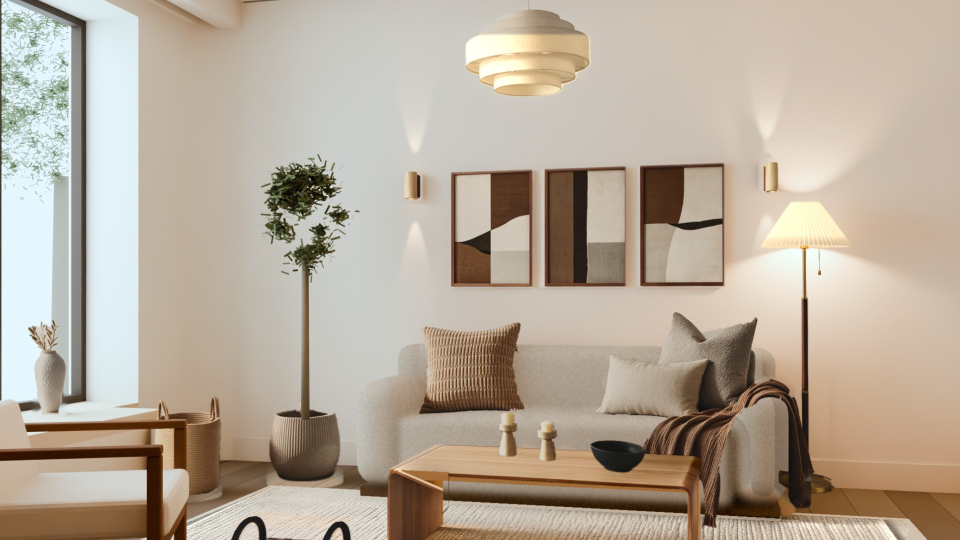
#> input picture assets/renders/living-room/warm-modern/fb13-2026-11-25/concepts/concept-A-input.jpg, 1920 x 1080 px (shown at 1/2 size)
$ python measure.py concept-A-input.jpg
#> lines starting #> are read from the running program, lines starting #| are printed output that depends on the picture
import sys, json
import numpy as np, cv2
from PIL import Image
def meas(p, pend_x=(640,840)):
#> called with p = 'concept-A-input.jpg', pend_x = (640, 840)
    a=np.asarray(Image.open(p).convert('RGB')).astype(np.float32)/255
    lab=cv2.cvtColor(a,cv2.COLOR_RGB2LAB); L=lab[...,0]
#> after `lab = cv2.cvtColor(a, cv2.COLOR_RGB2LAB)`: lab: shape (1080, 1920, 3) float32; mean of channels 0, 1, 2 69.7, 2.6, 10
#> after `L = lab[..., 0]`:
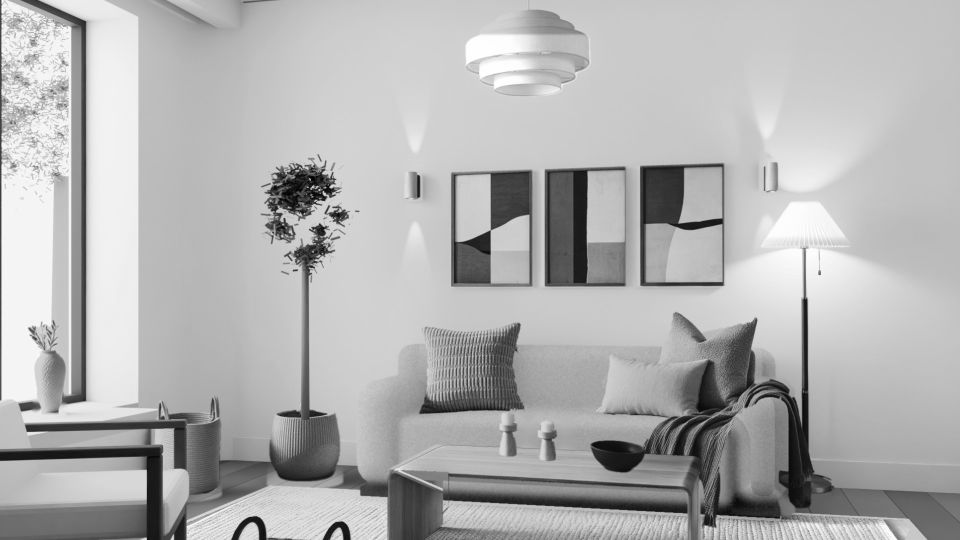
#> L: shape (1080, 1920) float32 (shown at 1/2 size); min 0.061, max 99.87, mean 69.7; drawn with min black and max white
    H,W=L.shape
#> H = 1080; W = 1920
    out=dict(size=[W,H], L_p0_5=round(float(np.percentile(L,0.5)),1), L_p50=round(float(np.percentile(L,50)),1), L_p99_5=round(float(np.percentile(L,99.5)),1))
#> out = {'size': [1920, 1080], 'L_p0_5': 8.8, 'L_p50': 76, 'L_p99_5': 98.3}
    # the pendant's top: the first row where the column band over the table differs from the wall around it
    band=L[:, pend_x[0]:pend_x[1]]
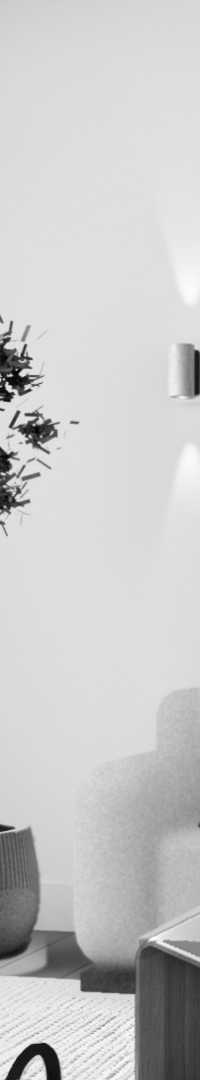
#> band: shape (1080, 200) float32; min 0.934, max 93.81, mean 74.3; drawn with min black and max white
    side=np.concatenate([L[:, pend_x[0]-90:pend_x[0]-30], L[:, pend_x[1]+30:pend_x[1]+90]],axis=1)
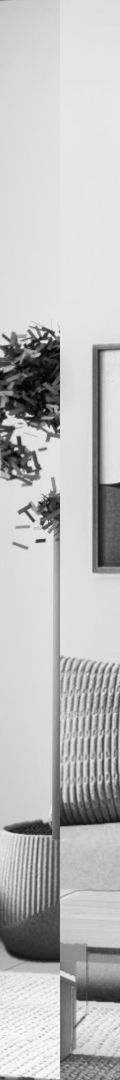
#> side: shape (1080, 120) float32; min 0.061, max 90.3, mean 67.2; drawn with min black and max white
    diff=np.abs(band - np.median(side,axis=1,keepdims=True))
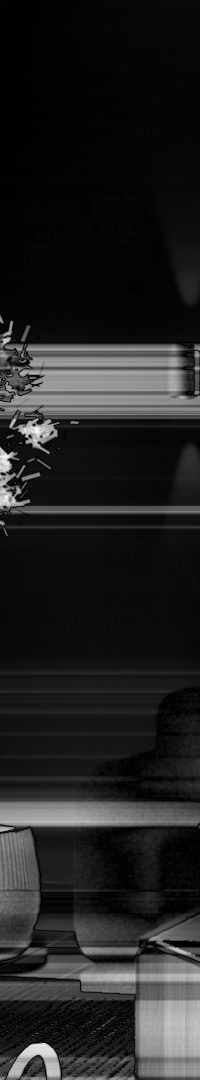
#> diff: shape (1080, 200) float32; min 0, max 77.5, mean 10.5; drawn with min black and max white
    wide=(diff>6).sum(axis=1)                     # px of the row that are not wall
#> wide = 1080 values, max 200 at index 371, min 0 at index 0, mean 76.53
    rows=np.where(wide>40)[0]
#> rows = 554 values from 343 to 1079
    out['pendant_top_row_px']=int(rows.min()) if len(rows) else None
    out['pendant_clearance_share_of_height']=round(float(rows.min())/H,4) if len(rows) else None
    # wall patches (upper right wall = shade; the patch left of the first print)
    for k,(x0,y0,x1,y1) in dict(wall_upper_right=(1120,60,1300,160), wall_left_of_prints=(470,230,560,330), wall_above_sofa_left=(500,400,580,440), table_top=(640,600,760,618), sofa_seat=(600,575,680,590)).items():
        out[k+'_Lab']=[round(float(v),1) for v in np.median(lab[y0:y1,x0:x1].reshape(-1,3),axis=0)]
#> after the loop, out = 11 items
    return out
r={}
for p in sys.argv[1:]:
    r[p.split('/')[-1]]=meas(p)
print(json.dumps(r,indent=1))
#> (printed output is left out)

$ run again, on assets/renders/living-room/warm-modern/fb13-2026-11-25/concepts/concepts-sheet.jpg
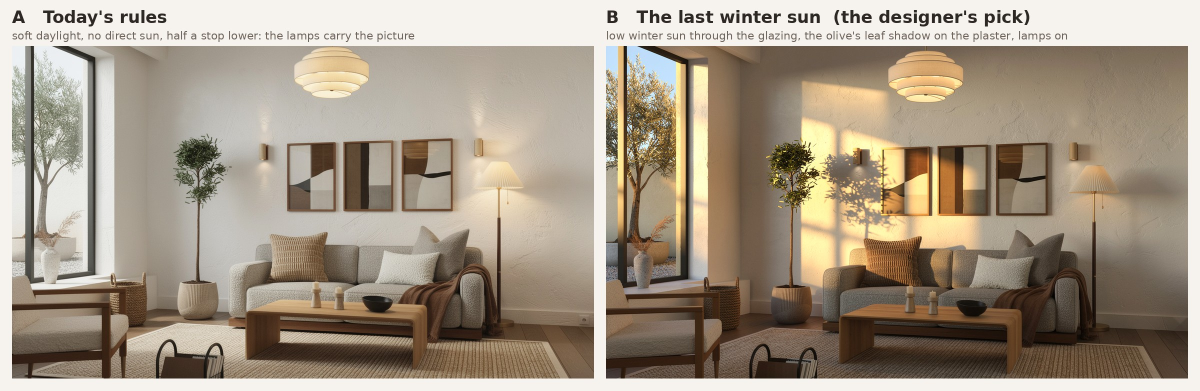
#> input picture assets/renders/living-room/warm-modern/fb13-2026-11-25/concepts/concepts-sheet.jpg, 2400 x 781 px (shown at 1/2 size)
#> lab: shape (781, 2400, 3) float32; mean of channels 0, 1, 2 62, 2.4, 11.1
#> in meas, `L = lab[..., 0]`:
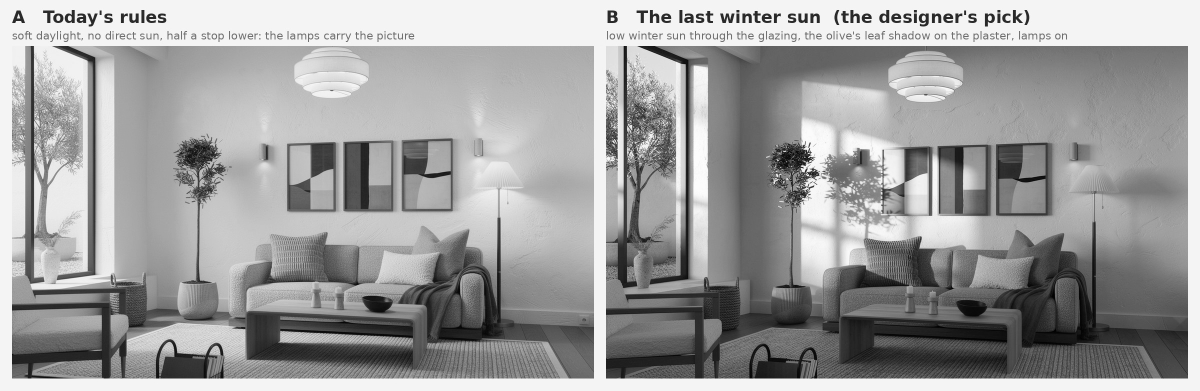
#> L: shape (781, 2400) float32 (shown at 1/2 size); min 0.061, max 99.87, mean 61.9; drawn with min black and max white
#> in meas, `out=dict(size=[W,H], L_p0_5=round(float(np.percentile(L,0.5)),1), L_p5..`: out = {'size': [2400, 781], 'L_p0_5': 6.3, 'L_p50': 64.1, 'L_p99_5': 97.4}
#> in meas, `diff=np.abs(band - np.median(side,axis=1,keepdims=True))`:
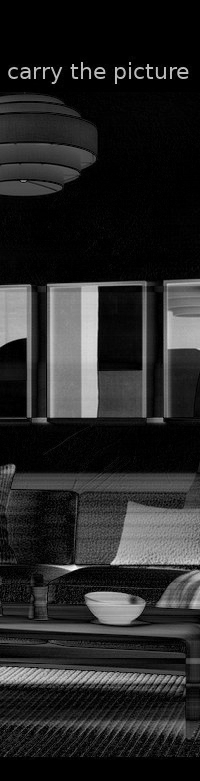
#> diff: shape (781, 200) float32; min 0, max 72.14, mean 11.1; drawn with min black and max white
#> wide = 781 values, max 200 at index 475, min 0 at index 0, mean 88.89
#> rows = 534 values from 67 to 756
#> after the loop in meas, `for k,(x0,y0,x1,y1) in dict(wall_upper_right=(1120,60,1300,160), wall_..`: out = 11 items
#> (printed output is left out)

$ run again, on assets/renders/living-room/warm-modern/fb13-2026-11-25/concepts/concept-A.png
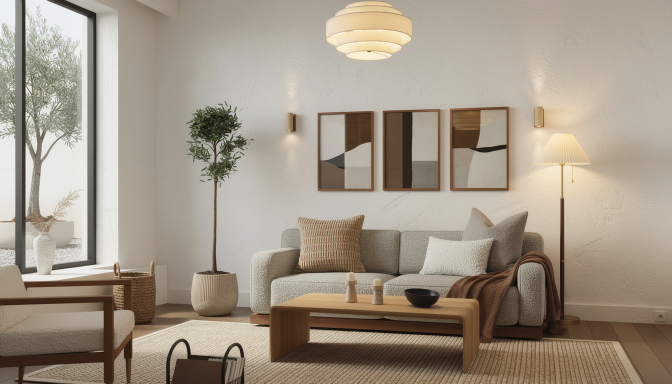
#> input picture assets/renders/living-room/warm-modern/fb13-2026-11-25/concepts/concept-A.png, 1344 x 768 px (shown at 1/2 size)
#> lab: shape (768, 1344, 3) float32; mean of channels 0, 1, 2 61.7, 1.9, 9.7
#> in meas, `L = lab[..., 0]`:
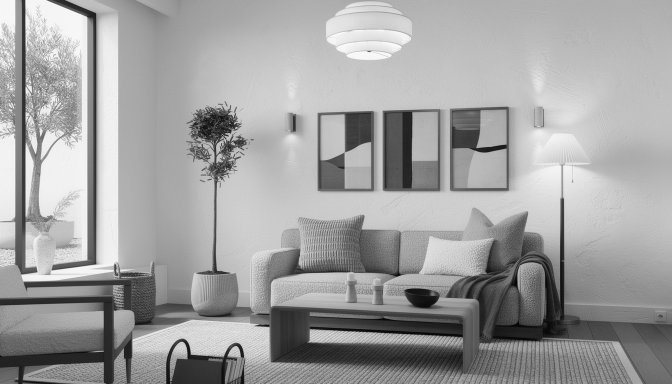
#> L: shape (768, 1344) float32 (shown at 1/2 size); min 0.531, max 97.58, mean 61.7; drawn with min black and max white
#> in meas, `out=dict(size=[W,H], L_p0_5=round(float(np.percentile(L,0.5)),1), L_p5..`: out = {'size': [1344, 768], 'L_p0_5': 8.2, 'L_p50': 67.3, 'L_p99_5': 94.2}
#> in meas, `diff=np.abs(band - np.median(side,axis=1,keepdims=True))`:
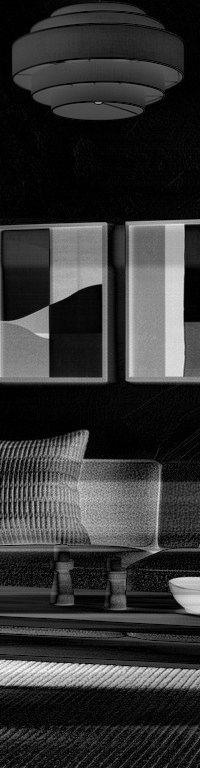
#> diff: shape (768, 200) float32; min 0, max 68.54, mean 14; drawn with min black and max white
#> wide = 768 values, max 200 at index 500, min 0 at index 120, mean 106.8
#> rows = 585 values from 4 to 767
#> after the loop in meas, `for k,(x0,y0,x1,y1) in dict(wall_upper_right=(1120,60,1300,160), wall_..`: out = 11 items
#> (printed output is left out)

$ run again, on assets/renders/living-room/warm-modern/fb13-2026-11-25/concepts/concept-B.png
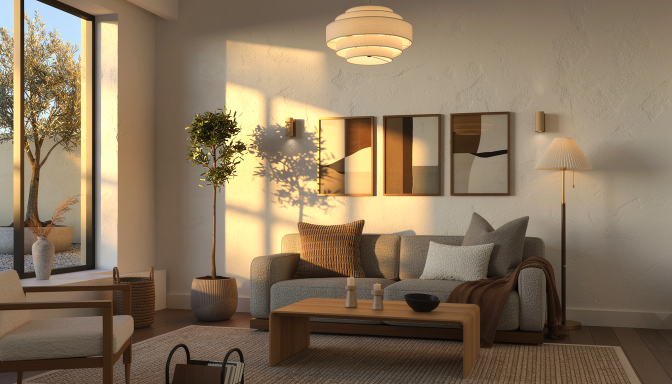
#> input picture assets/renders/living-room/warm-modern/fb13-2026-11-25/concepts/concept-B.png, 1344 x 768 px (shown at 1/2 size)
#> lab: shape (768, 1344, 3) float32; mean of channels 0, 1, 2 49.5, 4, 16
#> in meas, `L = lab[..., 0]`:
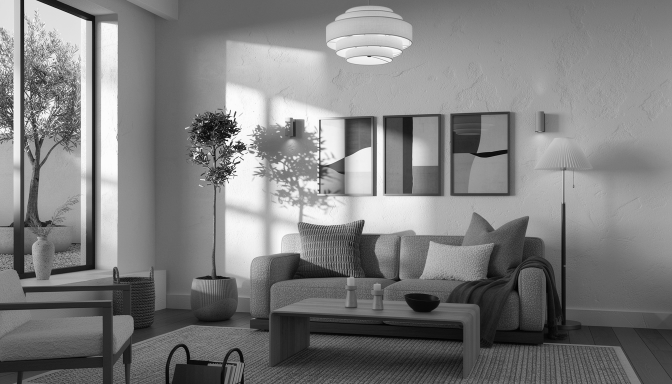
#> L: shape (768, 1344) float32 (shown at 1/2 size); min 0, max 99.76, mean 49.6; drawn with min black and max white
#> in meas, `out=dict(size=[W,H], L_p0_5=round(float(np.percentile(L,0.5)),1), L_p5..`: out = {'size': [1344, 768], 'L_p0_5': 4.5, 'L_p50': 49.3, 'L_p99_5': 98.2}
#> in meas, `diff=np.abs(band - np.median(side,axis=1,keepdims=True))`:
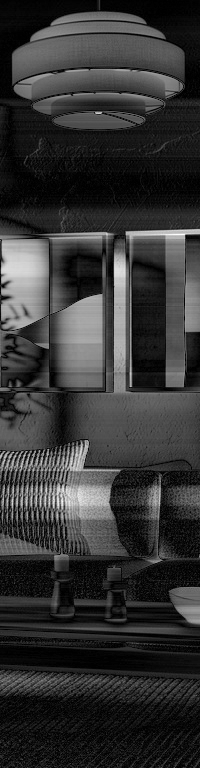
#> diff: shape (768, 200) float32; min 0, max 68.45, mean 14.1; drawn with min black and max white
#> wide = 768 values, max 199 at index 214, min 0 at index 10, mean 126
#> rows = 667 values from 12 to 767
#> after the loop in meas, `for k,(x0,y0,x1,y1) in dict(wall_upper_right=(1120,60,1300,160), wall_..`: out = 11 items
#> (printed output is left out)
